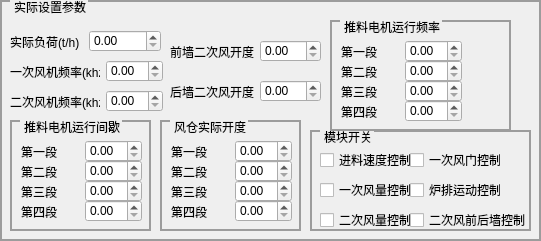
   <widget class="QGroupBox" name="groupBox_6">
    <property name="geometry">
     <rect>
      <x>480</x>
      <y>0</y>
      <width>541</width>
      <height>241</height>
     </rect>
    </property>
    <property name="styleSheet">
     <string notr="true">        QGroupBox {
            border-color: rgb(156, 156, 156);
            border-width: 2px;
            border-style: solid;
            margin-top: 0.5ex;
        }
        QGroupBox::title {
            subcontrol-origin: margin;
            subcontrol-position: top left;
            left: 10px;
            margin-left: 2px;
            padding: 0  0px;
			 color: rgb(0, 0, 0);
        }</string>
    </property>
    <property name="title">
     <string>实际设置参数</string>
    </property>
    <widget class="QLabel" name="label_29">
     <property name="geometry">
      <rect>
       <x>0</x>
       <y>170</y>
       <width>101</width>
       <height>28</height>
      </rect>
     </property>
     <property name="text">
      <string/>
     </property>
    </widget>
    <widget class="QGroupBox" name="groupBox">
     <property name="geometry">
      <rect>
       <x>330</x>
       <y>20</y>
       <width>181</width>
       <height>111</height>
      </rect>
     </property>
     <property name="styleSheet">
      <string notr="true">        QGroupBox {
            border-color: rgb(156, 156, 156);
            border-width: 2px;
            border-style: solid;
            margin-top: 0.5ex;
        }
        QGroupBox::title {
            subcontrol-origin: margin;
            subcontrol-position: top left;
            left: 10px;
            margin-left: 2px;
            padding: 0  0px;
			 color: rgb(0, 0, 0);
        }</string>
     </property>
     <property name="title">
      <string>推料电机运行频率</string>
     </property>
     <widget class="QWidget" name="">
      <property name="geometry">
       <rect>
        <x>11</x>
        <y>20</y>
        <width>121</width>
        <height>23</height>
       </rect>
      </property>
      <layout class="QHBoxLayout" name="horizontalLayout_9">
       <item>
        <widget class="QLabel" name="label_20">
         <property name="text">
          <string>第一段</string>
         </property>
        </widget>
       </item>
       <item>
        <widget class="QDoubleSpinBox" name="doubleSpinBox_24"/>
       </item>
      </layout>
     </widget>
     <widget class="QWidget" name="">
      <property name="geometry">
       <rect>
        <x>11</x>
        <y>40</y>
        <width>121</width>
        <height>23</height>
       </rect>
      </property>
      <layout class="QHBoxLayout" name="horizontalLayout_10">
       <item>
        <widget class="QLabel" name="label_21">
         <property name="text">
          <string>第二段</string>
         </property>
        </widget>
       </item>
       <item>
        <widget class="QDoubleSpinBox" name="doubleSpinBox_25"/>
       </item>
      </layout>
     </widget>
     <widget class="QWidget" name="">
      <property name="geometry">
       <rect>
        <x>11</x>
        <y>60</y>
        <width>121</width>
        <height>23</height>
       </rect>
      </property>
      <layout class="QHBoxLayout" name="horizontalLayout_11">
       <item>
        <widget class="QLabel" name="label_23">
         <property name="text">
          <string>第三段</string>
         </property>
        </widget>
       </item>
       <item>
        <widget class="QDoubleSpinBox" name="doubleSpinBox_26"/>
       </item>
      </layout>
     </widget>
     <widget class="QWidget" name="">
      <property name="geometry">
       <rect>
        <x>11</x>
        <y>80</y>
        <width>121</width>
        <height>23</height>
       </rect>
      </property>
      <layout class="QHBoxLayout" name="horizontalLayout_12">
       <item>
        <widget class="QLabel" name="label_25">
         <property name="text">
          <string>第四段</string>
         </property>
        </widget>
       </item>
       <item>
        <widget class="QDoubleSpinBox" name="doubleSpinBox_27"/>
       </item>
      </layout>
     </widget>
    </widget>
    <widget class="QGroupBox" name="groupBox_10">
     <property name="geometry">
      <rect>
       <x>310</x>
       <y>130</y>
       <width>221</width>
       <height>101</height>
      </rect>
     </property>
     <property name="styleSheet">
      <string notr="true">        QGroupBox {
            border-color: rgb(156, 156, 156);
            border-width: 2px;
            border-style: solid;
            margin-top: 0.5ex;
        }
        QGroupBox::title {
            subcontrol-origin: margin;
            subcontrol-position: top left;
            left: 10px;
            margin-left: 2px;
            padding: 0  0px;
			 color: rgb(0, 0, 0);
        }</string>
     </property>
     <property name="title">
      <string>模块开关</string>
     </property>
     <widget class="QCheckBox" name="checkBox">
      <property name="geometry">
       <rect>
        <x>10</x>
        <y>20</y>
        <width>101</width>
        <height>20</height>
       </rect>
      </property>
      <property name="text">
       <string>进料速度控制</string>
      </property>
     </widget>
     <widget class="QCheckBox" name="checkBox_2">
      <property name="geometry">
       <rect>
        <x>10</x>
        <y>50</y>
        <width>101</width>
        <height>20</height>
       </rect>
      </property>
      <property name="text">
       <string>一次风量控制</string>
      </property>
     </widget>
     <widget class="QCheckBox" name="checkBox_3">
      <property name="geometry">
       <rect>
        <x>10</x>
        <y>80</y>
        <width>101</width>
        <height>20</height>
       </rect>
      </property>
      <property name="text">
       <string>二次风量控制</string>
      </property>
     </widget>
     <widget class="QCheckBox" name="checkBox_4">
      <property name="geometry">
       <rect>
        <x>100</x>
        <y>20</y>
        <width>91</width>
        <height>20</height>
       </rect>
      </property>
      <property name="text">
       <string>一次风门控制</string>
      </property>
     </widget>
     <widget class="QCheckBox" name="checkBox_5">
      <property name="geometry">
       <rect>
        <x>100</x>
        <y>50</y>
        <width>91</width>
        <height>20</height>
       </rect>
      </property>
      <property name="text">
       <string>炉排运动控制</string>
      </property>
     </widget>
     <widget class="QCheckBox" name="checkBox_6">
      <property name="geometry">
       <rect>
        <x>100</x>
        <y>80</y>
        <width>121</width>
        <height>20</height>
       </rect>
      </property>
      <property name="text">
       <string>二次风前后墙控制</string>
      </property>
     </widget>
    </widget>
    <widget class="QGroupBox" name="groupBox_11">
     <property name="geometry">
      <rect>
       <x>10</x>
       <y>120</y>
       <width>141</width>
       <height>111</height>
      </rect>
     </property>
     <property name="styleSheet">
      <string notr="true">        QGroupBox {
            border-color: rgb(156, 156, 156);
            border-width: 2px;
            border-style: solid;
            margin-top: 0.5ex;
        }
        QGroupBox::title {
            subcontrol-origin: margin;
            subcontrol-position: top left;
            left: 10px;
            margin-left: 2px;
            padding: 0  0px;
			 color: rgb(0, 0, 0);
        }</string>
     </property>
     <property name="title">
      <string>推料电机运行间歇</string>
     </property>
     <widget class="QWidget" name="layoutWidget_2">
      <property name="geometry">
       <rect>
        <x>11</x>
        <y>20</y>
        <width>121</width>
        <height>23</height>
       </rect>
      </property>
      <layout class="QHBoxLayout" name="horizontalLayout_16">
       <item>
        <widget class="QLabel" name="label_50">
         <property name="text">
          <string>第一段</string>
         </property>
        </widget>
       </item>
       <item>
        <widget class="QDoubleSpinBox" name="doubleSpinBox_28"/>
       </item>
      </layout>
     </widget>
     <widget class="QWidget" name="layoutWidget_3">
      <property name="geometry">
       <rect>
        <x>11</x>
        <y>40</y>
        <width>121</width>
        <height>23</height>
       </rect>
      </property>
      <layout class="QHBoxLayout" name="horizontalLayout_25">
       <item>
        <widget class="QLabel" name="label_51">
         <property name="text">
          <string>第二段</string>
         </property>
        </widget>
       </item>
       <item>
        <widget class="QDoubleSpinBox" name="doubleSpinBox_29"/>
       </item>
      </layout>
     </widget>
     <widget class="QWidget" name="layoutWidget_4">
      <property name="geometry">
       <rect>
        <x>11</x>
        <y>60</y>
        <width>121</width>
        <height>23</height>
       </rect>
      </property>
      <layout class="QHBoxLayout" name="horizontalLayout_26">
       <item>
        <widget class="QLabel" name="label_52">
         <property name="text">
          <string>第三段</string>
         </property>
        </widget>
       </item>
       <item>
        <widget class="QDoubleSpinBox" name="doubleSpinBox_30"/>
       </item>
      </layout>
     </widget>
     <widget class="QWidget" name="layoutWidget_5">
      <property name="geometry">
       <rect>
        <x>11</x>
        <y>80</y>
        <width>121</width>
        <height>23</height>
       </rect>
      </property>
      <layout class="QHBoxLayout" name="horizontalLayout_27">
       <item>
        <widget class="QLabel" name="label_53">
         <property name="text">
          <string>第四段</string>
         </property>
        </widget>
       </item>
       <item>
        <widget class="QDoubleSpinBox" name="doubleSpinBox_31"/>
       </item>
      </layout>
     </widget>
    </widget>
    <widget class="QGroupBox" name="groupBox_12">
     <property name="geometry">
      <rect>
       <x>160</x>
       <y>120</y>
       <width>141</width>
       <height>111</height>
      </rect>
     </property>
     <property name="styleSheet">
      <string notr="true">        QGroupBox {
            border-color: rgb(156, 156, 156);
            border-width: 2px;
            border-style: solid;
            margin-top: 0.5ex;
        }
        QGroupBox::title {
            subcontrol-origin: margin;
            subcontrol-position: top left;
            left: 10px;
            margin-left: 2px;
            padding: 0  0px;
			 color: rgb(0, 0, 0);
        }</string>
     </property>
     <property name="title">
      <string>风仓实际开度</string>
     </property>
     <widget class="QWidget" name="layoutWidget_6">
      <property name="geometry">
       <rect>
        <x>11</x>
        <y>20</y>
        <width>121</width>
        <height>23</height>
       </rect>
      </property>
      <layout class="QHBoxLayout" name="horizontalLayout_30">
       <item>
        <widget class="QLabel" name="label_54">
         <property name="text">
          <string>第一段</string>
         </property>
        </widget>
       </item>
       <item>
        <widget class="QDoubleSpinBox" name="doubleSpinBox_32"/>
       </item>
      </layout>
     </widget>
     <widget class="QWidget" name="layoutWidget_7">
      <property name="geometry">
       <rect>
        <x>11</x>
        <y>40</y>
        <width>121</width>
        <height>23</height>
       </rect>
      </property>
      <layout class="QHBoxLayout" name="horizontalLayout_31">
       <item>
        <widget class="QLabel" name="label_55">
         <property name="text">
          <string>第二段</string>
         </property>
        </widget>
       </item>
       <item>
        <widget class="QDoubleSpinBox" name="doubleSpinBox_33"/>
       </item>
      </layout>
     </widget>
     <widget class="QWidget" name="layoutWidget_8">
      <property name="geometry">
       <rect>
        <x>11</x>
        <y>60</y>
        <width>121</width>
        <height>23</height>
       </rect>
      </property>
      <layout class="QHBoxLayout" name="horizontalLayout_32">
       <item>
        <widget class="QLabel" name="label_56">
         <property name="text">
          <string>第三段</string>
         </property>
        </widget>
       </item>
       <item>
        <widget class="QDoubleSpinBox" name="doubleSpinBox_34"/>
       </item>
      </layout>
     </widget>
     <widget class="QWidget" name="layoutWidget_9">
      <property name="geometry">
       <rect>
        <x>11</x>
        <y>80</y>
        <width>121</width>
        <height>23</height>
       </rect>
      </property>
      <layout class="QHBoxLayout" name="horizontalLayout_33">
       <item>
        <widget class="QLabel" name="label_57">
         <property name="text">
          <string>第四段</string>
         </property>
        </widget>
       </item>
       <item>
        <widget class="QDoubleSpinBox" name="doubleSpinBox_35"/>
       </item>
      </layout>
     </widget>
    </widget>
    <widget class="QWidget" name="">
     <property name="geometry">
      <rect>
       <x>10</x>
       <y>30</y>
       <width>151</width>
       <height>23</height>
      </rect>
     </property>
     <layout class="QHBoxLayout" name="horizontalLayout_13">
      <item>
       <widget class="QLabel" name="label_49">
        <property name="text">
         <string>实际负荷(t/h)</string>
        </property>
       </widget>
      </item>
      <item>
       <widget class="QDoubleSpinBox" name="doubleSpinBox_9"/>
      </item>
     </layout>
    </widget>
    <widget class="QWidget" name="">
     <property name="geometry">
      <rect>
       <x>10</x>
       <y>60</y>
       <width>153</width>
       <height>23</height>
      </rect>
     </property>
     <layout class="QHBoxLayout" name="horizontalLayout_14">
      <item>
       <widget class="QLabel" name="label_22">
        <property name="text">
         <string>一次风机频率(khz)</string>
        </property>
       </widget>
      </item>
      <item>
       <widget class="QDoubleSpinBox" name="doubleSpinBox_10"/>
      </item>
     </layout>
    </widget>
    <widget class="QWidget" name="">
     <property name="geometry">
      <rect>
       <x>10</x>
       <y>90</y>
       <width>153</width>
       <height>23</height>
      </rect>
     </property>
     <layout class="QHBoxLayout" name="horizontalLayout_15">
      <item>
       <widget class="QLabel" name="label_24">
        <property name="text">
         <string>二次风机频率(khz)</string>
        </property>
       </widget>
      </item>
      <item>
       <widget class="QDoubleSpinBox" name="doubleSpinBox_11"/>
      </item>
     </layout>
    </widget>
    <widget class="QWidget" name="">
     <property name="geometry">
      <rect>
       <x>170</x>
       <y>40</y>
       <width>151</width>
       <height>23</height>
      </rect>
     </property>
     <layout class="QHBoxLayout" name="horizontalLayout_28">
      <item>
       <widget class="QLabel" name="label_26">
        <property name="text">
         <string>前墙二次风开度</string>
        </property>
       </widget>
      </item>
      <item>
       <widget class="QDoubleSpinBox" name="doubleSpinBox_15"/>
      </item>
     </layout>
    </widget>
    <widget class="QWidget" name="">
     <property name="geometry">
      <rect>
       <x>170</x>
       <y>80</y>
       <width>151</width>
       <height>23</height>
      </rect>
     </property>
     <layout class="QHBoxLayout" name="horizontalLayout_29">
      <item>
       <widget class="QLabel" name="label_27">
        <property name="text">
         <string>后墙二次风开度</string>
        </property>
       </widget>
      </item>
      <item>
       <widget class="QDoubleSpinBox" name="doubleSpinBox_16"/>
      </item>
     </layout>
    </widget>
   </widget>
